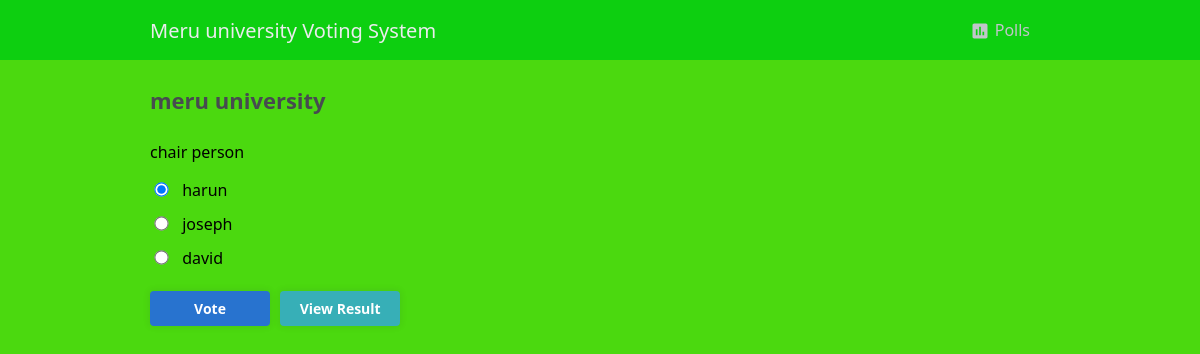
Screenshot of /vote.php?id=1 with the database file from the repository.
### tables this page shows
CREATE TABLE `polls` (
  `id` int(11) NOT NULL,
  `title` text NOT NULL,
  `description` text NOT NULL
);

CREATE TABLE `poll_answers` (
  `id` int(11) NOT NULL,
  `poll_id` int(11) NOT NULL,
  `title` text NOT NULL,
  `votes` int(11) NOT NULL DEFAULT 0
);

### vote.php (the view, shortened to what this page needs)
<?php
include 'functions.php';
$pdo = pdo_connect_mysql();
if (isset($_GET['id'])) {
    $stmt = $pdo->prepare('SELECT * FROM polls WHERE id = ?');
    $stmt->execute([ $_GET['id'] ]);
    $poll = $stmt->fetch(PDO::FETCH_ASSOC);
    if ($poll) {
        $stmt = $pdo->prepare('SELECT * FROM poll_answers WHERE poll_id = ?');
        $stmt->execute([ $_GET['id'] ]);
        $poll_answers = $stmt->fetchAll(PDO::FETCH_ASSOC);
    } else {
        exit('Poll with that ID does not exist.');
    }
} else {
    exit('No poll ID specified.');
}
?>
<?=template_header('Poll Vote')?>
<div class="content poll-vote">
    <h2><?=htmlspecialchars($poll['title'], ENT_QUOTES)?></h2>
    <p><?=htmlspecialchars($poll['description'], ENT_QUOTES)?></p>
    <form action="vote.php?id=<?=$_GET['id']?>" method="post">
        <?php for ($i = 0; $i < count($poll_answers); $i++): ?>
        <label>
            <input type="radio" name="poll_answer" value="<?=$poll_answers[$i]['id']?>"<?=$i == 0 ? ' checked' : ''?>>
            <?=htmlspecialchars($poll_answers[$i]['title'], ENT_QUOTES)?>
        </label>
        <?php endfor; ?>
        <div>
            <button type="submit">Vote</button>
            <a href="results.php?id=<?=$poll['id']?>">View Result</a>
        </div>
    </form>
</div>
<?=template_footer()?>

### style.css (style rules this page uses)
* { box-sizing: border-box; font-family: system-ui, "Segoe UI", Roboto, Helvetica, Arial, sans-serif, "Apple Color Emoji", "Segoe UI Emoji", "Segoe UI Symbol"; font-size: 16px; }
body { background-color: #4bd90f; margin: 0; }
.content { width: 900px; margin: 0 auto; }
.content h2 { margin: 0; padding: 25px 0 10px 0; font-size: 22px; font-weight: 600; color: #474b50; }
.poll-vote form { display: flex; flex-flow: column; }
.poll-vote form label { padding-bottom: 12px; }
.poll-vote form input[type=radio] { transform: scale(1.1); margin-right: 10px; }
.poll-vote form button, .poll-vote form a { display: inline-flex; align-items: center; justify-content: center; text-decoration: none; appearance: none; cursor: pointer; border: 0; background: #2873cf; color: #FFFFFF; padding: 0 14px; font-size: 14px; font-weight: 600; border-radius: 4px; height: 35px; width: 120px; margin-top: 10px; box-shadow: 0px 0px 6px 1px rgba(45, 54, 68, 0.1); }
.poll-vote form a { text-align: center; text-decoration: none; background-color: #37afb7; margin-left: 6px; }

### rows the page displays
polls: title "meru university", description "chair person"
poll_answers: title "harun"
poll_answers: title "joseph"
poll_answers: title "david"
